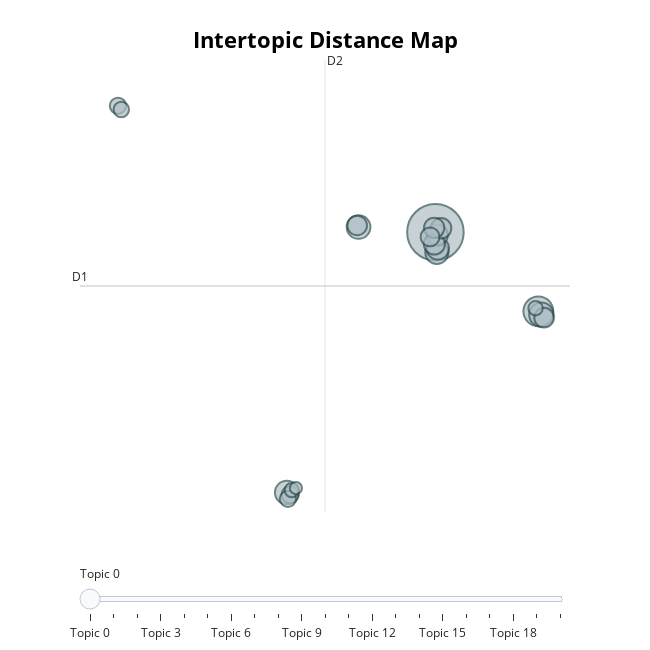

The cell this chart's notebook holds for it:
### Markdown cell above
Now lets have a look on the clustered topics with visualize_topics()

### Code cell
topic_model.visualize_topics()

### Figure 1 — Plotly figure (JSON) as saved in the notebook; plotly's stock layout.template omitted (floating-point values rounded to 4 significant figures)
{"data": [{"customdata": [[0, "generalization | models | markov | algorithms | estimation", 108], [1, "adaptive | reinforcement | markov | bayesian | agents", 30], [2, "bandits | bandit | optimal | strategy | exploitation", 20], [3, "kernelized | kernels | supervised | regularization | classification", 19], [4, "discovering | association | patterns | rules | relational", 19], [5, "classifiers | classification | classifier | classify | svm", 18], [6, "classifiers | classifier | classification | ensemble | ensembles", 17], [7, "matrix | matrices | sparse | reconstructing | completion", 15], [8, "supervised | classifiers | classifier | classification | labeling", 15], [9, "models | sparse | latent | priors | inference", 14], [10, "quantum | qavb | qrw | superposition | algorithms", 14], [11, "optimal | optimization | bandwidth | radio | mdp", 13], [12, "semantic | semantics | analogies | linguistic | analogy", 13], [13, "labeling | supervised | labels | classification | label", 12], [14, "svms | svm | classification | regularized | learning", 10], [15, "lasso | regularization | regularized | sparse | regularizer", 9], [16, "clustering | cluster | clusters | clustered | algorithms", 9], [17, "clustering | cluster | algorithms | similarity | organizing", 8], [18, "forecasting | prediction | forecaster | forecasts | deterministic", 7], [19, "manifolds | manifold | supervised | dimensionality | classification", 7], [20, "pca | dimensionality | sparse | clustering | feature", 5]], "hovertemplate": "<b>Topic %{customdata[0]}</b><br>%{customdata[1]}<br>Size: %{customdata[2]}", "legendgroup": "", "marker": {"color": "#B0BEC5", "line": {"color": "DarkSlateGrey", "width": 2}, "size": [108, 30, 20, 19, 19, 18, 17, 15, 15, 14, 14, 13, 13, 12, 10, 9, 9, 8, 7, 7, 5], "sizemode": "area", "sizeref": 0.0675, "symbol": "circle"}, "mode": "markers", "name": "", "orientation": "v", "showlegend": false, "type": "scatter", "x": [5.436, 14.16, 14.42, -7.158, -1.078, 5.556, 5.635, 5.6, 5.347, 5.922, 5.332, 14.65, -1.193, 4.982, -6.878, -7.065, -21.47, -21.19, 13.92, -6.729, -6.385], "xaxis": "x", "y": [13.62, 7.609, 7.353, -6.188, 14.03, 12.09, 12.39, 13.42, 12.73, 13.94, 13.97, 7.124, 14.15, 13.27, -6.362, -6.672, 23.26, 22.98, 7.846, -6.004, -5.853], "yaxis": "y"}], "layout": {"annotations": [{"showarrow": false, "text": "D1", "x": -24.69, "y": 9.536, "yshift": 10}, {"showarrow": false, "text": "D2", "x": -3.922, "xshift": 10, "y": 26.75}], "height": 650, "hoverlabel": {"bgcolor": "white", "font": {"family": "Rockwell", "size": 16}}, "legend": {"itemsizing": "constant", "tracegroupgap": 0}, "margin": {"t": 60}, "shapes": [{"line": {"color": "#CFD8DC", "width": 2}, "type": "line", "x0": -3.922, "x1": -3.922, "y0": -7.672, "y1": 26.75}, {"line": {"color": "#9E9E9E", "width": 2}, "type": "line", "x0": -24.69, "x1": 16.84, "y0": 9.536, "y1": 9.536}], "sliders": [{"active": 0, "pad": {"t": 50}, "steps": [{"args": [{"marker.color": [["red", "#B0BEC5", "#B0BEC5", "#B0BEC5", "#B0BEC5", "#B0BEC5", "#B0BEC5", "#B0BEC5", "#B0BEC5", "#B0BEC5", "#B0BEC5", "#B0BEC5", "#B0BEC5", "#B0BEC5", "#B0BEC5", "#B0BEC5", "#B0BEC5", "#B0BEC5", "#B0BEC5", "#B0BEC5", "#B0BEC5"]]}], "label": "Topic 0", "method": "update"}, {"args": [{"marker.color": [["#B0BEC5", "red", "#B0BEC5", "#B0BEC5", "#B0BEC5", "#B0BEC5", "#B0BEC5", "#B0BEC5", "#B0BEC5", "#B0BEC5", "#B0BEC5", "#B0BEC5", "#B0BEC5", "#B0BEC5", "#B0BEC5", "#B0BEC5", "#B0BEC5", "#B0BEC5", "#B0BEC5", "#B0BEC5", "#B0BEC5"]]}], "label": "Topic 1", "method": "update"}, {"args": [{"marker.color": [["#B0BEC5", "#B0BEC5", "red", "#B0BEC5", "#B0BEC5", "#B0BEC5", "#B0BEC5", "#B0BEC5", "#B0BEC5", "#B0BEC5", "#B0BEC5", "#B0BEC5", "#B0BEC5", "#B0BEC5", "#B0BEC5", "#B0BEC5", "#B0BEC5", "#B0BEC5", "#B0BEC5", "#B0BEC5", "#B0BEC5"]]}], "label": "Topic 2", "method": "update"}, {"args": [{"marker.color": [["#B0BEC5", "#B0BEC5", "#B0BEC5", "red", "#B0BEC5", "#B0BEC5", "#B0BEC5", "#B0BEC5", "#B0BEC5", "#B0BEC5", "#B0BEC5", "#B0BEC5", "#B0BEC5", "#B0BEC5", "#B0BEC5", "#B0BEC5", "#B0BEC5", "#B0BEC5", "#B0BEC5", "#B0BEC5", "#B0BEC5"]]}], "label": "Topic 3", "method": "update"}, {"args": [{"marker.color": [["#B0BEC5", "#B0BEC5", "#B0BEC5", "#B0BEC5", "red", "#B0BEC5", "#B0BEC5", "#B0BEC5", "#B0BEC5", "#B0BEC5", "#B0BEC5", "#B0BEC5", "#B0BEC5", "#B0BEC5", "#B0BEC5", "#B0BEC5", "#B0BEC5", "#B0BEC5", "#B0BEC5", "#B0BEC5", "#B0BEC5"]]}], "label": "Topic 4", "method": "update"}, {"args": [{"marker.color": [["#B0BEC5", "#B0BEC5", "#B0BEC5", "#B0BEC5", "#B0BEC5", "red", "#B0BEC5", "#B0BEC5", "#B0BEC5", "#B0BEC5", "#B0BEC5", "#B0BEC5", "#B0BEC5", "#B0BEC5", "#B0BEC5", "#B0BEC5", "#B0BEC5", "#B0BEC5", "#B0BEC5", "#B0BEC5", "#B0BEC5"]]}], "label": "Topic 5", "method": "update"}, {"args": [{"marker.color": [["#B0BEC5", "#B0BEC5", "#B0BEC5", "#B0BEC5", "#B0BEC5", "#B0BEC5", "red", "#B0BEC5", "#B0BEC5", "#B0BEC5", "#B0BEC5", "#B0BEC5", "#B0BEC5", "#B0BEC5", "#B0BEC5", "#B0BEC5", "#B0BEC5", "#B0BEC5", "#B0BEC5", "#B0BEC5", "#B0BEC5"]]}], "label": "Topic 6", "method": "update"}, {"args": [{"marker.color": [["#B0BEC5", "#B0BEC5", "#B0BEC5", "#B0BEC5", "#B0BEC5", "#B0BEC5", "#B0BEC5", "red", "#B0BEC5", "#B0BEC5", "#B0BEC5", "#B0BEC5", "#B0BEC5", "#B0BEC5", "#B0BEC5", "#B0BEC5", "#B0BEC5", "#B0BEC5", "#B0BEC5", "#B0BEC5", "#B0BEC5"]]}], "label": "Topic 7", "method": "update"}, {"args": [{"marker.color": [["#B0BEC5", "#B0BEC5", "#B0BEC5", "#B0BEC5", "#B0BEC5", "#B0BEC5", "#B0BEC5", "#B0BEC5", "red", "#B0BEC5", "#B0BEC5", "#B0BEC5", "#B0BEC5", "#B0BEC5", "#B0BEC5", "#B0BEC5", "#B0BEC5", "#B0BEC5", "#B0BEC5", "#B0BEC5", "#B0BEC5"]]}], "label": "Topic 8", "method": "update"}, {"args": [{"marker.color": [["#B0BEC5", "#B0BEC5", "#B0BEC5", "#B0BEC5", "#B0BEC5", "#B0BEC5", "#B0BEC5", "#B0BEC5", "#B0BEC5", "red", "#B0BEC5", "#B0BEC5", "#B0BEC5", "#B0BEC5", "#B0BEC5", "#B0BEC5", "#B0BEC5", "#B0BEC5", "#B0BEC5", "#B0BEC5", "#B0BEC5"]]}], "label": "Topic 9", "method": "update"}, {"args": [{"marker.color": [["#B0BEC5", "#B0BEC5", "#B0BEC5", "#B0BEC5", "#B0BEC5", "#B0BEC5", "#B0BEC5", "#B0BEC5", "#B0BEC5", "#B0BEC5", "red", "#B0BEC5", "#B0BEC5", "#B0BEC5", "#B0BEC5", "#B0BEC5", "#B0BEC5", "#B0BEC5", "#B0BEC5", "#B0BEC5", "#B0BEC5"]]}], "label": "Topic 10", "method": "update"}, {"args": [{"marker.color": [["#B0BEC5", "#B0BEC5", "#B0BEC5", "#B0BEC5", "#B0BEC5", "#B0BEC5", "#B0BEC5", "#B0BEC5", "#B0BEC5", "#B0BEC5", "#B0BEC5", "red", "#B0BEC5", "#B0BEC5", "#B0BEC5", "#B0BEC5", "#B0BEC5", "#B0BEC5", "#B0BEC5", "#B0BEC5", "#B0BEC5"]]}], "label": "Topic 11", "method": "update"}, {"args": [{"marker.color": [["#B0BEC5", "#B0BEC5", "#B0BEC5", "#B0BEC5", "#B0BEC5", "#B0BEC5", "#B0BEC5", "#B0BEC5", "#B0BEC5", "#B0BEC5", "#B0BEC5", "#B0BEC5", "red", "#B0BEC5", "#B0BEC5", "#B0BEC5", "#B0BEC5", "#B0BEC5", "#B0BEC5", "#B0BEC5", "#B0BEC5"]]}], "label": "Topic 12", "method": "update"}, {"args": [{"marker.color": [["#B0BEC5", "#B0BEC5", "#B0BEC5", "#B0BEC5", "#B0BEC5", "#B0BEC5", "#B0BEC5", "#B0BEC5", "#B0BEC5", "#B0BEC5", "#B0BEC5", "#B0BEC5", "#B0BEC5", "red", "#B0BEC5", "#B0BEC5", "#B0BEC5", "#B0BEC5", "#B0BEC5", "#B0BEC5", "#B0BEC5"]]}], "label": "Topic 13", "method": "update"}, {"args": [{"marker.color": [["#B0BEC5", "#B0BEC5", "#B0BEC5", "#B0BEC5", "#B0BEC5", "#B0BEC5", "#B0BEC5", "#B0BEC5", "#B0BEC5", "#B0BEC5", "#B0BEC5", "#B0BEC5", "#B0BEC5", "#B0BEC5", "red", "#B0BEC5", "#B0BEC5", "#B0BEC5", "#B0BEC5", "#B0BEC5", "#B0BEC5"]]}], "label": "Topic 14", "method": "update"}, {"args": [{"marker.color": [["#B0BEC5", "#B0BEC5", "#B0BEC5", "#B0BEC5", "#B0BEC5", "#B0BEC5", "#B0BEC5", "#B0BEC5", "#B0BEC5", "#B0BEC5", "#B0BEC5", "#B0BEC5", "#B0BEC5", "#B0BEC5", "#B0BEC5", "red", "#B0BEC5", "#B0BEC5", "#B0BEC5", "#B0BEC5", "#B0BEC5"]]}], "label": "Topic 15", "method": "update"}, {"args": [{"marker.color": [["#B0BEC5", "#B0BEC5", "#B0BEC5", "#B0BEC5", "#B0BEC5", "#B0BEC5", "#B0BEC5", "#B0BEC5", "#B0BEC5", "#B0BEC5", "#B0BEC5", "#B0BEC5", "#B0BEC5", "#B0BEC5", "#B0BEC5", "#B0BEC5", "red", "#B0BEC5", "#B0BEC5", "#B0BEC5", "#B0BEC5"]]}], "label": "Topic 16", "method": "update"}, {"args": [{"marker.color": [["#B0BEC5", "#B0BEC5", "#B0BEC5", "#B0BEC5", "#B0BEC5", "#B0BEC5", "#B0BEC5", "#B0BEC5", "#B0BEC5", "#B0BEC5", "#B0BEC5", "#B0BEC5", "#B0BEC5", "#B0BEC5", "#B0BEC5", "#B0BEC5", "#B0BEC5", "red", "#B0BEC5", "#B0BEC5", "#B0BEC5"]]}], "label": "Topic 17", "method": "update"}, {"args": [{"marker.color": [["#B0BEC5", "#B0BEC5", "#B0BEC5", "#B0BEC5", "#B0BEC5", "#B0BEC5", "#B0BEC5", "#B0BEC5", "#B0BEC5", "#B0BEC5", "#B0BEC5", "#B0BEC5", "#B0BEC5", "#B0BEC5", "#B0BEC5", "#B0BEC5", "#B0BEC5", "#B0BEC5", "red", "#B0BEC5", "#B0BEC5"]]}], "label": "Topic 18", "method": "update"}, {"args": [{"marker.color": [["#B0BEC5", "#B0BEC5", "#B0BEC5", "#B0BEC5", "#B0BEC5", "#B0BEC5", "#B0BEC5", "#B0BEC5", "#B0BEC5", "#B0BEC5", "#B0BEC5", "#B0BEC5", "#B0BEC5", "#B0BEC5", "#B0BEC5", "#B0BEC5", "#B0BEC5", "#B0BEC5", "#B0BEC5", "red", "#B0BEC5"]]}], "label": "Topic 19", "method": "update"}, {"args": [{"marker.color": [["#B0BEC5", "#B0BEC5", "#B0BEC5", "#B0BEC5", "#B0BEC5", "#B0BEC5", "#B0BEC5", "#B0BEC5", "#B0BEC5", "#B0BEC5", "#B0BEC5", "#B0BEC5", "#B0BEC5", "#B0BEC5", "#B0BEC5", "#B0BEC5", "#B0BEC5", "#B0BEC5", "#B0BEC5", "#B0BEC5", "red"]]}], "label": "Topic 20", "method": "update"}]}], "title": {"font": {"color": "Black", "size": 22}, "text": "<b>Intertopic Distance Map</b>", "x": 0.5, "xanchor": "center", "y": 0.95, "yanchor": "top"}, "width": 650, "xaxis": {"anchor": "y", "domain": [0, 1], "range": [-24.69, 16.84], "title": {"text": ""}, "visible": false}, "yaxis": {"anchor": "x", "domain": [0, 1], "range": [-7.672, 26.75], "title": {"text": ""}, "visible": false}}}
